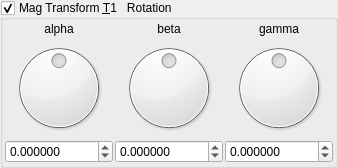
    <widget class="MyGroupBox" name="groupCheck_transf_rotation_enabled">
     <property name="title">
      <string>Mag Transform &amp;T1   Rotation</string>
     </property>
     <property name="checkable">
      <bool>true</bool>
     </property>
     <layout class="QVBoxLayout" name="verticalLayout_8" stretch="0">
      <property name="spacing">
       <number>2</number>
      </property>
      <property name="leftMargin">
       <number>2</number>
      </property>
      <property name="topMargin">
       <number>2</number>
      </property>
      <property name="rightMargin">
       <number>2</number>
      </property>
      <property name="bottomMargin">
       <number>2</number>
      </property>
      <item>
       <layout class="QGridLayout" name="gridLayout_12">
        <property name="spacing">
         <number>2</number>
        </property>
        <item row="1" column="2">
         <widget class="QLabel" name="label_36">
          <property name="text">
           <string>gamma</string>
          </property>
          <property name="alignment">
           <set>Qt::AlignCenter</set>
          </property>
         </widget>
        </item>
        <item row="1" column="1">
         <widget class="QLabel" name="label_34">
          <property name="text">
           <string>beta</string>
          </property>
          <property name="alignment">
           <set>Qt::AlignCenter</set>
          </property>
         </widget>
        </item>
        <item row="1" column="0">
         <widget class="QLabel" name="label_35">
          <property name="text">
           <string>alpha</string>
          </property>
          <property name="alignment">
           <set>Qt::AlignCenter</set>
          </property>
         </widget>
        </item>
        <item row="2" column="1">
         <widget class="QDial" name="dial3_transf_rotation_y">
          <property name="minimum">
           <number>-18000</number>
          </property>
          <property name="maximum">
           <number>18000</number>
          </property>
          <property name="wrapping">
           <bool>true</bool>
          </property>
         </widget>
        </item>
        <item row="2" column="2">
         <widget class="QDial" name="dial3_transf_rotation_z">
          <property name="minimum">
           <number>-18000</number>
          </property>
          <property name="maximum">
           <number>18000</number>
          </property>
          <property name="wrapping">
           <bool>true</bool>
          </property>
         </widget>
        </item>
        <item row="3" column="0">
         <widget class="MyDoubleSpinBox" name="spinboxd3_transf_rotation_x">
          <property name="sizePolicy">
           <sizepolicy hsizetype="Minimum" vsizetype="Maximum">
            <horstretch>0</horstretch>
            <verstretch>0</verstretch>
           </sizepolicy>
          </property>
          <property name="prefix">
           <string/>
          </property>
          <property name="suffix">
           <string/>
          </property>
          <property name="decimals">
           <number>6</number>
          </property>
          <property name="minimum">
           <double>-36000.000000000000000</double>
          </property>
          <property name="maximum">
           <double>36000.000000000000000</double>
          </property>
          <property name="singleStep">
           <double>1.000000000000000</double>
          </property>
         </widget>
        </item>
        <item row="2" column="0">
         <widget class="QDial" name="dial3_transf_rotation_x">
          <property name="minimum">
           <number>-18000</number>
          </property>
          <property name="maximum">
           <number>18000</number>
          </property>
          <property name="wrapping">
           <bool>true</bool>
          </property>
         </widget>
        </item>
        <item row="3" column="2">
         <widget class="MyDoubleSpinBox" name="spinboxd3_transf_rotation_z">
          <property name="sizePolicy">
           <sizepolicy hsizetype="Minimum" vsizetype="Maximum">
            <horstretch>0</horstretch>
            <verstretch>0</verstretch>
           </sizepolicy>
          </property>
          <property name="prefix">
           <string/>
          </property>
          <property name="suffix">
           <string/>
          </property>
          <property name="decimals">
           <number>6</number>
          </property>
          <property name="minimum">
           <double>-36000.000000000000000</double>
          </property>
          <property name="maximum">
           <double>36000.000000000000000</double>
          </property>
          <property name="singleStep">
           <double>1.000000000000000</double>
          </property>
         </widget>
        </item>
        <item row="3" column="1">
         <widget class="MyDoubleSpinBox" name="spinboxd3_transf_rotation_y">
          <property name="sizePolicy">
           <sizepolicy hsizetype="Minimum" vsizetype="Maximum">
            <horstretch>0</horstretch>
            <verstretch>0</verstretch>
           </sizepolicy>
          </property>
          <property name="prefix">
           <string/>
          </property>
          <property name="suffix">
           <string/>
          </property>
          <property name="decimals">
           <number>6</number>
          </property>
          <property name="minimum">
           <double>-36000.000000000000000</double>
          </property>
          <property name="maximum">
           <double>36000.000000000000000</double>
          </property>
          <property name="singleStep">
           <double>1.000000000000000</double>
          </property>
         </widget>
        </item>
       </layout>
      </item>
     </layout>
    </widget>
